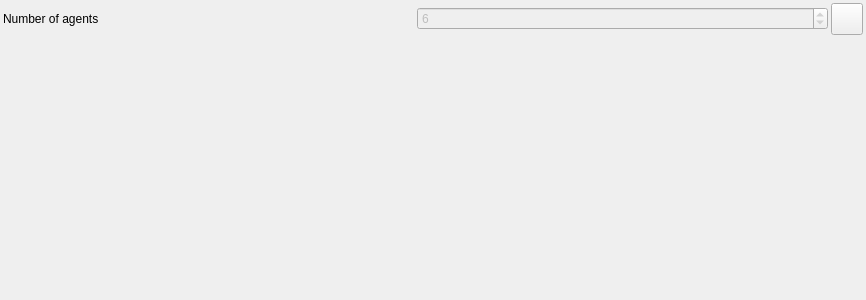
<?xml version="1.0" encoding="UTF-8"?>
<ui version="4.0">
 <class>FishBotLedsTrackingWidget</class>
 <widget class="QWidget" name="FishBotLedsTrackingWidget">
  <property name="geometry">
   <rect>
    <x>0</x>
    <y>0</y>
    <width>866</width>
    <height>300</height>
   </rect>
  </property>
  <property name="windowTitle">
   <string>Form</string>
  </property>
  <layout class="QVBoxLayout" name="verticalLayout">
   <property name="spacing">
    <number>3</number>
   </property>
   <property name="leftMargin">
    <number>3</number>
   </property>
   <property name="topMargin">
    <number>3</number>
   </property>
   <property name="rightMargin">
    <number>3</number>
   </property>
   <property name="bottomMargin">
    <number>3</number>
   </property>
   <item>
    <layout class="QHBoxLayout" name="horizontalLayout">
     <property name="spacing">
      <number>3</number>
     </property>
     <item>
      <widget class="QLabel" name="numberOfAgentsLabel">
       <property name="text">
        <string>Number of agents</string>
       </property>
      </widget>
     </item>
     <item>
      <widget class="QSpinBox" name="numberOfAgentsEdit">
       <property name="enabled">
        <bool>false</bool>
       </property>
       <property name="value">
        <number>6</number>
       </property>
      </widget>
     </item>
     <item>
      <widget class="QPushButton" name="saveSettingsButton">
       <property name="sizePolicy">
        <sizepolicy hsizetype="Fixed" vsizetype="Fixed">
         <horstretch>0</horstretch>
         <verstretch>0</verstretch>
        </sizepolicy>
       </property>
       <property name="minimumSize">
        <size>
         <width>32</width>
         <height>32</height>
        </size>
       </property>
       <property name="maximumSize">
        <size>
         <width>32</width>
         <height>32</height>
        </size>
       </property>
       <property name="text">
        <string/>
       </property>
       <property name="icon">
        <iconset resource="../../cats/icons.qrc">
         <normaloff>:/resources/icons/ic_save_black_24dp.png</normaloff>:/resources/icons/ic_save_black_24dp.png</iconset>
       </property>
       <property name="iconSize">
        <size>
         <width>24</width>
         <height>24</height>
        </size>
       </property>
      </widget>
     </item>
    </layout>
   </item>
   <item>
    <widget class="QWidget" name="agentsWidget" native="true"/>
   </item>
   <item>
    <spacer name="verticalSpacer">
     <property name="orientation">
      <enum>Qt::Vertical</enum>
     </property>
     <property name="sizeHint" stdset="0">
      <size>
       <width>20</width>
       <height>40</height>
      </size>
     </property>
    </spacer>
   </item>
  </layout>
 </widget>
 <resources>
  <include location="../../cats/icons.qrc"/>
 </resources>
 <connections/>
</ui>
